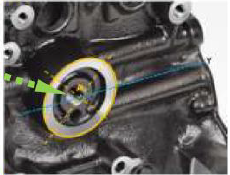
#> input picture imagen_hough.png, 230 x 175 px
$ python tp4_Hough_Circulo.py
#> lines starting #> are read from the running program, lines starting #| are printed output that depends on the picture; after the words box and inside, x2 and y2 are one past the last pixel; in counts of white or black regions, pixels touching at a corner belong together
import cv2
import numpy as np

# Cargar la imagen
image = cv2.imread('imagen_hough.png')
#> image is the input picture: shape (175, 230, 3); mean B, G, R 96.1, 99.2, 101.4

# Convertir la imagen a escala de grises
gray = cv2.cvtColor(image, cv2.COLOR_BGR2GRAY)
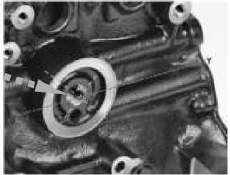
#> gray: shape (175, 230); min 1, max 255, mean 99.6

# Aplicar umbralización para resaltar el color gris
_, thresh = cv2.threshold(gray, 100, 255, cv2.THRESH_BINARY)
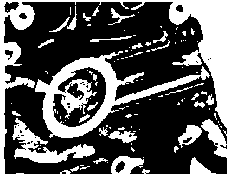
#> thresh: shape (175, 230); 35.1% white; 100 white regions (73 under 20 px), largest, box (x1, y1, x2, y2) and area: (0, 0, 230, 175) 7316, (35, 51, 210, 138) 3819, (12, 118, 95, 163) 1213

# Aplicar desenfoque para reducir el ruido
blurred = cv2.GaussianBlur(thresh, (5, 5), 0)
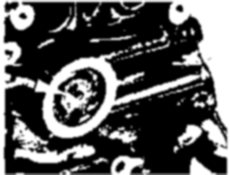
#> blurred: shape (175, 230); min 0, max 255, mean 89.1

# Detectar círculos utilizando la transformada de Hough
circles = cv2.HoughCircles(blurred, cv2.HOUGH_GRADIENT, 1, 20, param1=50, param2=30, minRadius=10, maxRadius=50)
#> circles = [[50.5, 121.5, 32.7], [75.5, 99.5, 21.6]]

# Verificar si se detectaron círculos
if circles is not None:
    # Redondear los parámetros y convertirlos a enteros
    circles = np.round(circles[0, :]).astype(int)
#> circles = [[50, 122, 33], [76, 100, 22]]

    # Dibujar los círculos detectados
    for (x, y, r) in circles:
        cv2.circle(image, (x, y), r, (0, 255, 0), 2)
        cv2.circle(image, (x, y), 2, (0, 0, 255), 3)
#> this loop made 2 passes
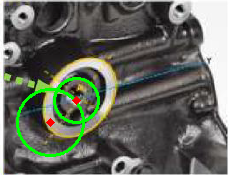
#> image: shape (175, 230, 3); 2.73% of pixels changed, all inside (x1, y1, x2, y2) = (16, 77, 100, 157)

# Mostrar la imagen original y la imagen con los círculos
cv2.imshow('Original', image)
cv2.waitKey(0)
cv2.destroyAllWindows()

$ run again, with imagen_recta.png copied over imagen_hough.png
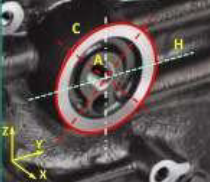
#> input picture imagen_recta.png, 210 x 182 px
#> image is the input picture: shape (182, 210, 3); mean B, G, R 80.6, 82.5, 91.5
#> `_, thresh = cv2.threshold(gray, 100, 255, cv2.THRESH_BINARY)`:
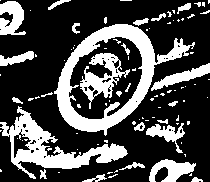
#> thresh: shape (182, 210); 29.5% white; 95 white regions (70 under 20 px), largest, box (x1, y1, x2, y2) and area: (54, 24, 195, 136) 3974, (0, 106, 128, 179) 2617, (80, 53, 130, 109) 1018
#> `circles = cv2.HoughCircles(blurred, cv2.HOUGH_GRADIENT, 1, 20, param1=..`: circles = [[118.5, 60.5, 37.2], [100.5, 89.5, 27.1], [89.5, 71.5, 17.1]]
#> `circles = np.round(circles[0, :]).astype(int)`: circles = [[118, 60, 37], [100, 90, 27], [90, 72, 17]]
#> the loop `for (x, y, r) in circles:` made 3 passes
#> after the loop `for (x, y, r) in circles:`:
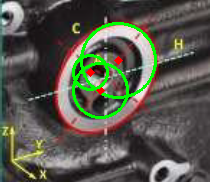
#> image: shape (182, 210, 3); 4.14% of pixels changed, all inside (x1, y1, x2, y2) = (72, 22, 157, 119)
